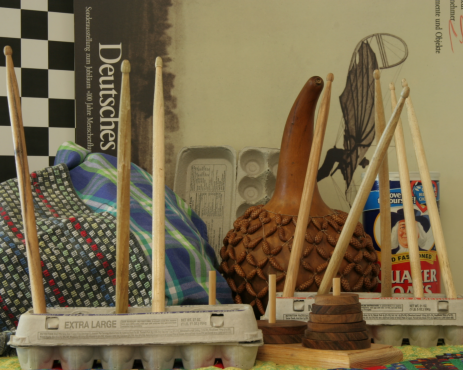
//> input picture left8.png, 463 x 370 px
$ ./Test   (built with g++ and OpenCV 4)
//> lines starting //> are read from the running program, lines starting //| are printed output that depends on the picture
//============================================================================
// Name        : Test.cpp
// Author      :
// Version     :
// Copyright   : Your copyright notice
// Description : Hello World in C++, Ansi-style
//============================================================================

#include <iostream>
#include <string>
#include <opencv2/opencv.hpp>

using namespace std;
using namespace cv;

typedef struct {
	Mat* left;
	Mat* right;
	Mat* stereo;
} StereoData;

#define WINDOW_START   0
#define WINDOW_SIZE    80
#define MATCH_SIZE_X   1
#define MATCH_SIZE_Y   1
#define ERROR_LEVEL    300
#define COLOR_SCALE    0

int getPixelValue(Mat* data, int x, int y, int offset = -1)
{
	if (y >= data->rows || y < 0 || x >= data->cols || x < 0) {
		return 0;
	}

	uchar* pixel = data->ptr(y, x);
	uchar value;

	if (offset == -1 || offset > 2) {
		value = 0.299 * pixel[0] + 0.587 * pixel[1] + 0.114 * pixel[2];
	} else {
		value = pixel[offset];
	}

	return  value;
}


int getPixelColor(int cursor)
{
	float val = ((1.0 + cursor) / WINDOW_SIZE);
	return (val * val) * 255.0;
}

void putPixel(Mat* mat, int x, int y, int cursor)
{
	uchar* data;

	if (x >= 0 && x < mat->cols && y >= 0 && y < mat->rows) {
		data = mat->ptr(y, x);
		data[0] = getPixelColor(cursor);
	}
}

// [24 lines left out: function normalize, not called in this run]

int match(StereoData &params, int x, int y, int j, bool backwise=false) {
	int error = 0, offset;
	int Rvalue, Gvalue, Bvalue;
	int sign=backwise?-1:1;
	int MX2 = MATCH_SIZE_X >> 1, MY2 = MATCH_SIZE_Y >> 1;


	for (int i = -MX2; i <= MX2; i++) {
		offset = x + (j*sign) + (i*sign);
		if (offset < 0 || offset >= params.right->cols) {
			return 999;
		}

		for (int g = -MY2; g <= MY2; g++) {
			if (y + g >= params.right->rows) {
				return 999;
			}

			Rvalue = abs(getPixelValue(params.left, x + (i*sign), y + g, 0) - getPixelValue(params.right, offset, y + g, 0));
			Gvalue = abs(getPixelValue(params.left, x + (i*sign), y + g, 1) - getPixelValue(params.right, offset, y + g, 1));
			Bvalue = abs(getPixelValue(params.left, x + (i*sign), y + g, 2) - getPixelValue(params.right, offset, y + g, 2));

			error += Rvalue << COLOR_SCALE;
			error += Gvalue << COLOR_SCALE;
			error += Bvalue << COLOR_SCALE;
		}
	}

	return error;
}

int closestMatch(StereoData& params, int cursor, int x, int y, bool backwise = false) {
	int tmp, tmpSmoothed=999, minErrorValue=999, matched=0;
	int closest=999;

	for (int i = WINDOW_START; i < WINDOW_SIZE; i++) {
		tmp = match(params, x, y, i, backwise);

		if (tmp > ERROR_LEVEL) continue;

		tmpSmoothed  = tmp + (0.1 * abs(cursor - i));
		if (tmpSmoothed < minErrorValue) {
			minErrorValue = tmpSmoothed;
			closest = i;
			matched = 1;
		} else if (tmpSmoothed == minErrorValue) {
			if (abs(cursor - i) < abs(cursor - closest)) {
				closest = i;
				matched++;
			}
		}
	}

	return matched ? closest : -1;
}

// [26 lines left out: function calcLineBackwise, not called in this run]

void calcLine(StereoData& params, int y) {
	int closest, diff;
	int cursor       = WINDOW_SIZE/2;
	int precursor    = WINDOW_SIZE/2;
	int preprecursor = WINDOW_SIZE/2;

	for (int x = 0; x < params.stereo->cols; x++) {
		closest = closestMatch(params, cursor, x, y);

		if (closest != -1) {
			diff = closest - cursor;

			if (diff > 0 && diff < 5) {
				for (int i = cursor; i <= closest; i++) {
					putPixel(params.stereo, x + i, y, 0);
				}
			}

			cursor = closest;
			putPixel(params.stereo, x + cursor, y, cursor);
		}

		preprecursor = precursor;
		precursor = cursor;
	}
}

void calcDepthMapMy2(StereoData &params) {
	for (int y = 0; y < params.stereo->rows; y++) {
		calcLine(params, y);
	}
}

int main(int argc, char** argv) {
	StereoData params;

	Mat left = imread("left8.png", 1);
//> left is the input picture: 370 rows x 463 cols, CV_8UC3; mean B, G, R 77.4, 108.2, 122.5
	Mat right = imread("right8.png", 1);
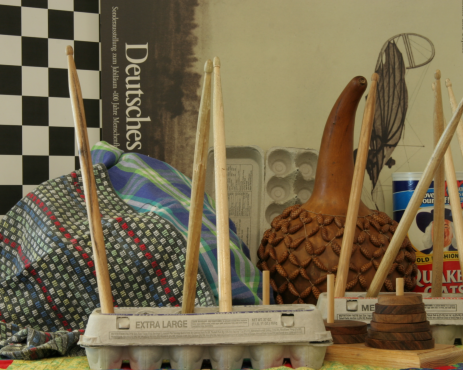
//> input picture right8.png, 463 x 370 px
//> right is the input picture: 370 rows x 463 cols, CV_8UC3; mean B, G, R 76.9, 105.6, 118.8

	Mat stereo(Mat::zeros(left.rows, left.cols, CV_8U));

	params.left = &left;
	params.right = &right;
	params.stereo = &stereo;

	//calcDepthMapDynProgr(params);
	calcDepthMapMy2(params);

	imshow("Display Image Dyn Progr", stereo);
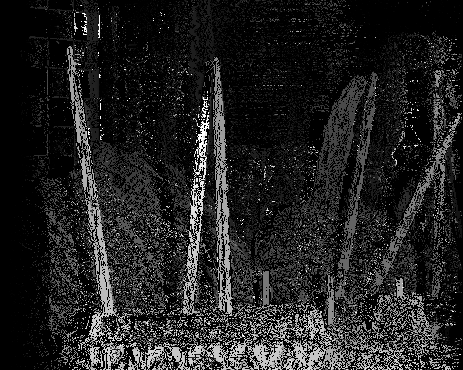
//> window 'Display Image Dyn Progr': 370 rows x 463 cols, CV_8UC1; min 0, max 255, mean 34.3
	waitKey();

	return 0;
}
